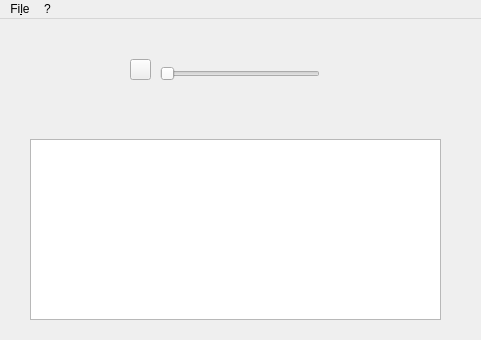
<?xml version="1.0" encoding="UTF-8"?>
<ui version="4.0">
 <class>MainWindow</class>
 <widget class="QMainWindow" name="MainWindow">
  <property name="enabled">
   <bool>true</bool>
  </property>
  <property name="geometry">
   <rect>
    <x>0</x>
    <y>0</y>
    <width>481</width>
    <height>340</height>
   </rect>
  </property>
  <property name="minimumSize">
   <size>
    <width>481</width>
    <height>340</height>
   </size>
  </property>
  <property name="maximumSize">
   <size>
    <width>481</width>
    <height>340</height>
   </size>
  </property>
  <property name="windowTitle">
   <string>Italian Radio</string>
  </property>
  <property name="windowIcon">
   <iconset>
    <normaloff>img/favicon.ico</normaloff>img/favicon.ico</iconset>
  </property>
  <widget class="QWidget" name="centralWidget">
   <widget class="QLabel" name="imgLeft">
    <property name="geometry">
     <rect>
      <x>30</x>
      <y>14</y>
      <width>91</width>
      <height>81</height>
     </rect>
    </property>
    <property name="text">
     <string/>
    </property>
    <property name="pixmap">
     <pixmap>img/speaker.png</pixmap>
    </property>
    <property name="scaledContents">
     <bool>true</bool>
    </property>
   </widget>
   <widget class="QLabel" name="imgRight">
    <property name="geometry">
     <rect>
      <x>350</x>
      <y>20</y>
      <width>91</width>
      <height>81</height>
     </rect>
    </property>
    <property name="text">
     <string/>
    </property>
    <property name="pixmap">
     <pixmap>img/speaker.png</pixmap>
    </property>
    <property name="scaledContents">
     <bool>true</bool>
    </property>
   </widget>
   <widget class="QPushButton" name="PlayButton">
    <property name="geometry">
     <rect>
      <x>130</x>
      <y>40</y>
      <width>21</width>
      <height>21</height>
     </rect>
    </property>
    <property name="text">
     <string/>
    </property>
    <property name="icon">
     <iconset>
      <normaloff>img/play_audio.png</normaloff>img/play_audio.png</iconset>
    </property>
    <property name="iconSize">
     <size>
      <width>32</width>
      <height>32</height>
     </size>
    </property>
   </widget>
   <widget class="QListWidget" name="listWidget">
    <property name="geometry">
     <rect>
      <x>30</x>
      <y>120</y>
      <width>411</width>
      <height>181</height>
     </rect>
    </property>
   </widget>
   <widget class="QSlider" name="AudioSlider">
    <property name="geometry">
     <rect>
      <x>160</x>
      <y>40</y>
      <width>160</width>
      <height>29</height>
     </rect>
    </property>
    <property name="orientation">
     <enum>Qt::Horizontal</enum>
    </property>
   </widget>
  </widget>
  <widget class="QMenuBar" name="menuBar">
   <property name="geometry">
    <rect>
     <x>0</x>
     <y>0</y>
     <width>481</width>
     <height>23</height>
    </rect>
   </property>
   <widget class="QMenu" name="menuFile">
    <property name="title">
     <string>Fi&amp;le</string>
    </property>
    <addaction name="actionEsci"/>
   </widget>
   <widget class="QMenu" name="menu">
    <property name="title">
     <string>?</string>
    </property>
    <addaction name="actionUpdate"/>
    <addaction name="actionInformation"/>
   </widget>
   <addaction name="menuFile"/>
   <addaction name="menu"/>
  </widget>
  <action name="actionEsci">
   <property name="text">
    <string>&amp;Esci</string>
   </property>
  </action>
  <action name="actionInformation">
   <property name="text">
    <string>&amp;Information</string>
   </property>
  </action>
  <action name="actionUpdate">
   <property name="text">
    <string>&amp;Update</string>
   </property>
  </action>
 </widget>
 <layoutdefault spacing="6" margin="11"/>
 <resources/>
 <connections>
  <connection>
   <sender>actionEsci</sender>
   <signal>triggered()</signal>
   <receiver>MainWindow</receiver>
   <slot>close()</slot>
   <hints>
    <hint type="sourcelabel">
     <x>-1</x>
     <y>-1</y>
    </hint>
    <hint type="destinationlabel">
     <x>199</x>
     <y>137</y>
    </hint>
   </hints>
  </connection>
 </connections>
</ui>
